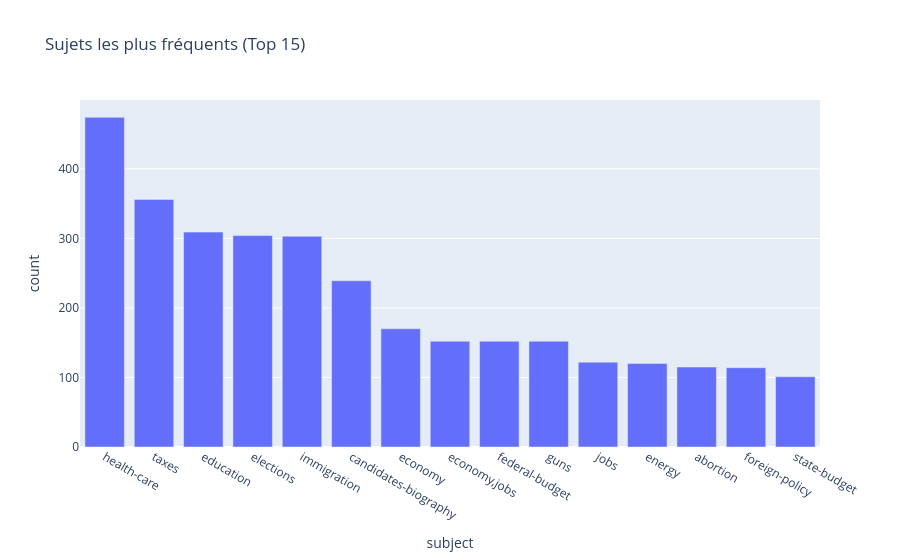

Write notebook code for a chart like this one.
### Code cell
if "subject" in df.columns:
    top_subjects = df["subject"].value_counts().head(15).reset_index(name='count').rename(columns={'index': 'subject'})
    top_subjects['pct'] = (top_subjects['count'] / len(df) * 100).round(1).astype(str) + '%'
    fig = px.bar(
        top_subjects,
        x="subject",
        y="count",
        text="pct",
        labels={"subject": "subject", "count": "count"},
        title="Sujets les plus fréquents (Top 15)"
    )
    fig.update_traces(textposition='outside')
    fig.show()

### Figure 1 — Plotly figure (JSON) as saved in the notebook; plotly's stock layout.template omitted (floating-point values rounded to 4 significant figures)
{"data": [{"hovertemplate": "subject=%{x}<br>count=%{y}<extra></extra>", "legendgroup": "", "marker": {"color": "#636efa", "pattern": {"shape": ""}}, "name": "", "orientation": "v", "showlegend": false, "textposition": "auto", "type": "bar", "x": ["health-care", "taxes", "education", "elections", "immigration", "candidates-biography", "economy", "economy,jobs", "federal-budget", "guns", "jobs", "energy", "abortion", "foreign-policy", "state-budget"], "xaxis": "x", "y": [474, 356, 309, 304, 303, 239, 170, 152, 152, 152, 122, 120, 115, 114, 101], "yaxis": "y"}], "layout": {"barmode": "relative", "legend": {"tracegroupgap": 0}, "title": {"text": "Sujets les plus fréquents (Top 15)"}, "xaxis": {"anchor": "y", "domain": [0, 1], "title": {"text": "subject"}}, "yaxis": {"anchor": "x", "domain": [0, 1], "title": {"text": "count"}}}}
